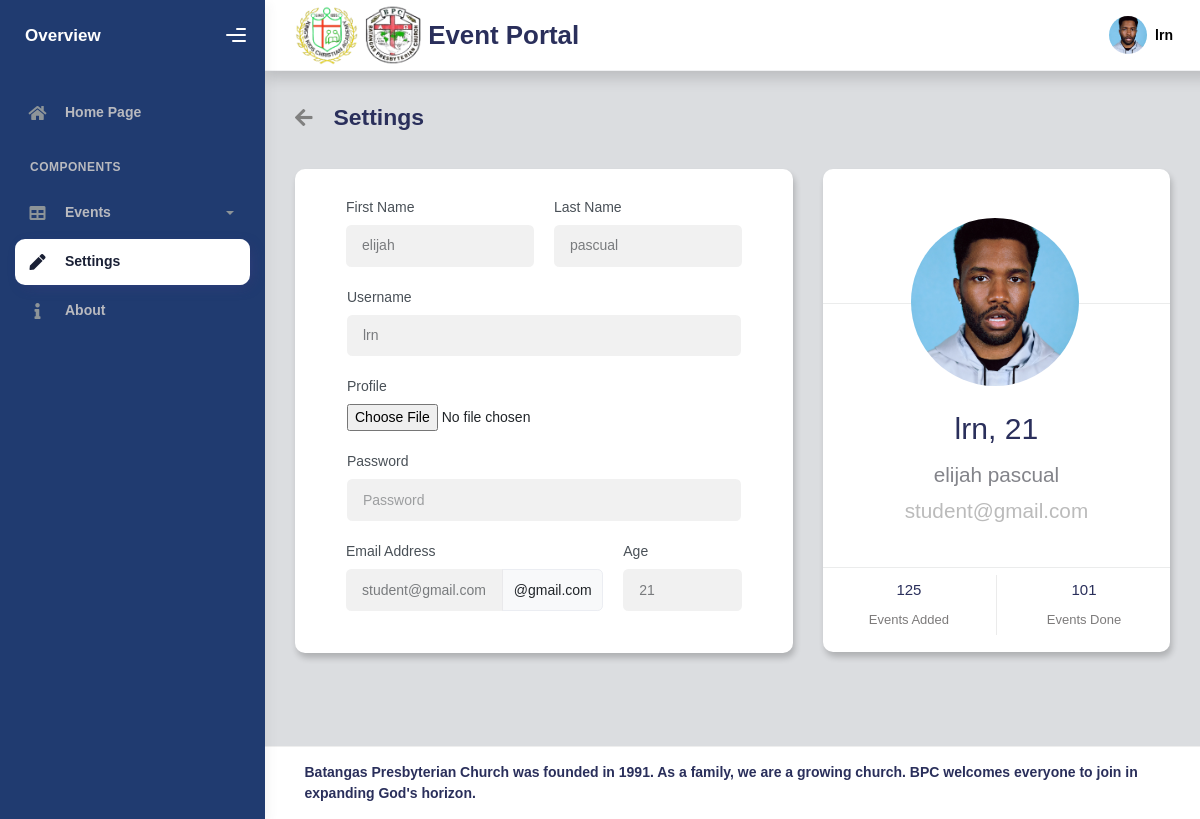
/stu/settings.php (signed in), run on the app's committed database.
### tables this page shows
CREATE TABLE `student` (
  `SID` varchar(11) NOT NULL,
  `username` text NOT NULL,
  `password` text NOT NULL,
  `fname` text NOT NULL,
  `lname` text NOT NULL,
  `sex` int(1) NOT NULL,
  `address` text NOT NULL,
  `tel_no` text NOT NULL,
  `age` int(3) NOT NULL,
  `email` text NOT NULL,
  `profile` text NOT NULL
);

### stu/settings.php (the view, shortened to what this page needs)
<?php
include("partial/db.php");
if (!isset($_SESSION["loggedin"]) || $_SESSION["loggedin"] !== true) {
    header("location: ../index");
    exit;
} else {
    $sql = "SELECT * FROM student WHERE SID = '" . $_SESSION['id'] . "'";
    $result = mysqli_query($conn, $sql);
    $row = mysqli_fetch_assoc($result);
    $active = "settings";
}
?>
<!DOCTYPE html>
<html lang="en">
<head>
    <?php include("partial/head.php"); ?>
</head>
<body>
    <div class="wrapper">
        <?php include("partial/sidebar.php"); ?>
        <div class="main-panel">
            <div class="main-header">
                <?php include("partial/navbar.php"); ?>
            </div>
            <div class="container" style="background-color: #dbdde0 !important;">
                <div class="page-inner">
                    <div class="row">
                        <div class="col me-2 d-flex pt-2 pb-4">
                            <a href="home"
                                style="font-size: 20px; margin-top: 3px; color: gray;">
                                <i class="fas fa-arrow-left me-2"></i>
                            </a>
                            <h3 class="fw-bold mb-3 ms-3">Settings</h3>
                        </div>
                    </div>
                    <div class="row">
                        <div class="col-md-7">
                            <div class="card card-round">
                                <div class="card-body ps-5 pe-5">
                                    <div class="row ps-3 pe-3">
                                        <div class="col-md-6 form-group">
                                            <label for="fname">First Name</label>
                                            <input type="text" class="form-control" id="fname" value="<?= htmlspecialchars($row['fname']) ?>" readonly>
                                        </div>
                                        <div class="col-md-6 form-group">
                                            <label for="lname">Last Name</label>
                                            <input type="text" class="form-control" id="lname" value="<?= htmlspecialchars($row['lname']) ?>" readonly>
                                        </div>
                                    </div>
                                    <div class="form-group">
                                        <label for="username">Username</label>
                                        <input type="text" class="form-control" id="username" value="<?= htmlspecialchars($row['username']) ?>" readonly>
                                    </div>
                                    <div class="form-group">
                                        <label for="exampleFormControlFile1">Profile</label><br>
                                        <input type="file" class="form-control-file" id="exampleFormControlFile1">
                                    </div>
                                    <div class="form-group">
                                        <label for="password">Password</label>
                                        <input type="password" class="form-control" id="password" placeholder="Password" readonly>
                                    </div>
                                    <div class="row ps-3 pe-3">
                                        <div class="col-md-8 form-group">
                                            <label for="email">Email Address</label>
                                            <div class="input-group mb-3">
                                                <input type="text" class="form-control" value="<?= htmlspecialchars($row['email']) ?>" readonly>
                                                <span class="input-group-text" id="basic-addon2">@gmail.com</span>
                                            </div>
                                        </div>
                                        <div class="col-md-4 form-group">
                                            <label for="age">Age</label>
                                            <input type="text" class="form-control" id="age" value="<?= htmlspecialchars($row['age'] ?? '') ?>" readonly>
                                        </div>
                                    </div>
                                </div>
                            </div>
                        </div>
                        <div class="col-md-5">
                            <div class="card card-profile"  style="height: 483px;">
                                <div class="card-header" style="border-bottom: none; height: 135px;">
                                    <div class="profile-picture">
                                        <div class="avatar avatar-xxl mb-3" style="margin-right: 4.2em;">
                                            <img src="../assets/img/myfavgayman.jpg" alt="..." class="avatar-img rounded-circle"
                                            style="height: 12em; width: 12em;">
                                        </div>
                                    </div>
                                </div>
                                <div class="card-body">
                                    <div class="user-profile text-center mt-5">
                                        <div class="h1"><?= htmlspecialchars($row['username']) ?>, <?= htmlspecialchars($row['age'] ?? '') ?></div>
                                        <div class="job h4"><?= htmlspecialchars($row['fname']) ?> <?= htmlspecialchars($row['lname']) ?></div>
                                        <div class="desc h4"><?= htmlspecialchars($row['email']) ?></div>
                                    </div>
                                </div>
                                <div class="card-footer">
                                    <div class="row user-stats text-center">
                                        <div class="col">
                                            <div class="number">125</div>
                                            <div class="title">Events Added</div>
                                        </div>
                                        <div class="col">
                                            <div class="number">101</div>
                                            <div class="title">Events Done</div>
                                        </div>
                                    </div>
                                </div>
                            </div>
                        </div>
                    </div>
                </div>
            </div>
            <?php include("partial/footer.php"); ?>
        </div>
    </div>
</body>
</html>

### stu/partial/head.php (shortened to what this page needs)
<link rel="stylesheet" href="../assets/css/bootstrap.min.css" />
<link rel="stylesheet" href="../assets/css/plugins.min.css" />
<link rel="stylesheet" href="../assets/css/kaiadmin.min.css" />
<link rel="stylesheet" href="https://cdn.jsdelivr.net/npm/bootstrap-icons@1.11.3/font/bootstrap-icons.min.css">
<link rel="stylesheet" href="../assets/css/demo.css" />

### stu/partial/sidebar.php (shortened to what this page needs)
<div class="sidebar sidebar-style-2" data-background-color="dark">
    <div class="sidebar-logo">
        <div class="logo-header" data-background-color="dark">
            <a href="home" class="logo" style="color: white;">
                <b>Overview</b>
            </a>
            <div class="nav-toggle">
                <button class="btn btn-toggle toggle-sidebar">
                    <i class="gg-menu-right"></i>
                </button>
            </div>
        </div>
    </div>
    <div class="sidebar-wrapper scrollbar scrollbar-inner">
        <div class="sidebar-content">
            <ul class="nav nav-secondary">
                <li class="nav-item <?php if ($active == "home") {
                                        echo "active";
                                    } ?>">
                    <a href="home">
                        <i class="fas fa-home"></i>
                        <p>Home Page</p>
                    </a>
                </li>
                <li class="nav-section">
                    <h4 class="text-section" style="color: #b9babf !important">Components</h4>
                </li>
                <li class="nav-item submenu <?php if ($active == "history") {
                                                echo "active";
                                            } ?>">
                    <a data-bs-toggle="collapse" href="#maps" class="collapsed" aria-expanded="false">
                        <i class="fas fa-table"></i>
                        <p>Events</p>
                        <span class="caret"></span>
                    </a>
                </li>
                <li class="nav-item <?php if ($active == "settings") {
                                        echo "active";
                                    } ?>">
                    <a href="settings">
                        <i class="fas fa-pen"></i>
                        <p>Settings</p>
                    </a>
                </li>
                <li class="nav-item <?php if ($active == "about") {
                                        echo "active";
                                    } ?>">
                    <a href="about">
                        <i class="fas fa-info"></i>
                        <p>About</p>
                    </a>
                </li>
            </ul>
        </div>
    </div>
</div>

### stu/partial/navbar.php (shortened to what this page needs)
<nav class="navbar navbar-header navbar-header-transparent navbar-expand-lg border-bottom shadow">
    <div class="container-fluid">
        <img src="../assets/img/KKCA-logo.png" alt="Logo 1" class="logo me-2" height="60" />
        <img src="../assets/img/BPC-logo.png" alt="Logo 2" class="logo me-2" height="60" />
        <h2 class="mt-2"><b>Event Portal</b></h2>
        <ul class="navbar-nav topbar-nav ms-md-auto align-items-center">
            <li class="nav-item topbar-user dropdown hidden-caret">
                <a class="dropdown-toggle profile-pic" data-bs-toggle="dropdown" href="#" aria-expanded="false">
                    <div class="avatar-sm">
                        <img src="../assets/img/myfavgayman.jpg" alt="Profile Image" class="avatar-img rounded-circle" />
                    </div>
                    <span class="profile-username">
                        <span class="fw-bold"><?= htmlspecialchars($row['username']) ?></span>
                    </span>
                </a>
            </li>
        </ul>
    </div>
</nav>

### stu/partial/footer.php (shortened to what this page needs)
<footer class="footer">
    <div class="container-fluid">
        <div class="copyright">
        <b>Batangas Presbyterian Church was founded in
                1991. As a family,
                we are a growing church. BPC welcomes
                everyone to join in expanding God's horizon.</b>
        </div>
    </div>
</footer>

### stu/partial/head.php (style rules this page uses)
body { font-family: "Trebuchet MS", sans-serif; }

### data on the page
student: username "lrn", fname "elijah", lname "pascual", email "student@gmail.com", age "21"
